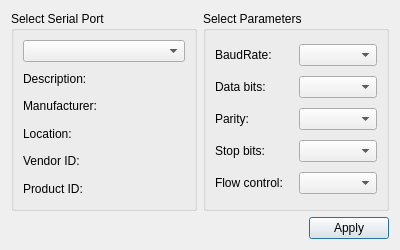
<?xml version="1.0" encoding="UTF-8"?>
<ui version="4.0">
 <class>SettingsDialog</class>
 <widget class="QDialog" name="SettingsDialog">
  <property name="geometry">
   <rect>
    <x>0</x>
    <y>0</y>
    <width>400</width>
    <height>250</height>
   </rect>
  </property>
  <property name="windowTitle">
   <string>Settings</string>
  </property>
  <layout class="QGridLayout" name="gridLayout_3">
   <item row="0" column="0">
    <widget class="QGroupBox" name="selectBox">
     <property name="title">
      <string>Select Serial Port</string>
     </property>
     <layout class="QGridLayout" name="gridLayout">
      <item row="0" column="0">
       <widget class="QComboBox" name="serialPortInfoListBox"/>
      </item>
      <item row="1" column="0">
       <widget class="QLabel" name="descriptionLabel">
        <property name="text">
         <string>Description:</string>
        </property>
       </widget>
      </item>
      <item row="2" column="0">
       <widget class="QLabel" name="manufacturerLabel">
        <property name="text">
         <string>Manufacturer:</string>
        </property>
       </widget>
      </item>
      <item row="3" column="0">
       <widget class="QLabel" name="locationLabel">
        <property name="text">
         <string>Location:</string>
        </property>
       </widget>
      </item>
      <item row="4" column="0">
       <widget class="QLabel" name="vidLabel">
        <property name="text">
         <string>Vendor ID:</string>
        </property>
       </widget>
      </item>
      <item row="5" column="0">
       <widget class="QLabel" name="pidLabel">
        <property name="text">
         <string>Product ID:</string>
        </property>
       </widget>
      </item>
     </layout>
    </widget>
   </item>
   <item row="0" column="1">
    <widget class="QGroupBox" name="parametersBox">
     <property name="title">
      <string>Select Parameters</string>
     </property>
     <layout class="QGridLayout" name="gridLayout_2">
      <item row="0" column="0">
       <widget class="QLabel" name="baudRateLabel">
        <property name="text">
         <string>BaudRate:</string>
        </property>
       </widget>
      </item>
      <item row="0" column="1">
       <widget class="QComboBox" name="baudRateBox">
        <property name="editable">
         <bool>false</bool>
        </property>
       </widget>
      </item>
      <item row="1" column="0">
       <widget class="QLabel" name="dataBitsLabel">
        <property name="text">
         <string>Data bits:</string>
        </property>
       </widget>
      </item>
      <item row="1" column="1">
       <widget class="QComboBox" name="dataBitsBox"/>
      </item>
      <item row="2" column="0">
       <widget class="QLabel" name="parityLabel">
        <property name="text">
         <string>Parity:</string>
        </property>
       </widget>
      </item>
      <item row="2" column="1">
       <widget class="QComboBox" name="parityBox"/>
      </item>
      <item row="3" column="0">
       <widget class="QLabel" name="stopBitsLabel">
        <property name="text">
         <string>Stop bits:</string>
        </property>
       </widget>
      </item>
      <item row="3" column="1">
       <widget class="QComboBox" name="stopBitsBox"/>
      </item>
      <item row="4" column="0">
       <widget class="QLabel" name="flowControlLabel">
        <property name="text">
         <string>Flow control:</string>
        </property>
       </widget>
      </item>
      <item row="4" column="1">
       <widget class="QComboBox" name="flowControlBox"/>
      </item>
     </layout>
    </widget>
   </item>
   <item row="1" column="0" colspan="2">
    <layout class="QHBoxLayout" name="horizontalLayout">
     <item>
      <spacer name="horizontalSpacer">
       <property name="orientation">
        <enum>Qt::Horizontal</enum>
       </property>
       <property name="sizeHint" stdset="0">
        <size>
         <width>96</width>
         <height>20</height>
        </size>
       </property>
      </spacer>
     </item>
     <item>
      <widget class="QPushButton" name="applyButton">
       <property name="text">
        <string>Apply</string>
       </property>
      </widget>
     </item>
    </layout>
   </item>
  </layout>
 </widget>
 <resources/>
 <connections/>
</ui>
